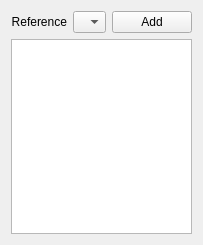
           <widget class="QWidget" name="ref_wdg">
            <property name="geometry">
             <rect>
              <x>0</x>
              <y>0</y>
              <width>203</width>
              <height>245</height>
             </rect>
            </property>
            <attribute name="label">
             <string>Reference - None</string>
            </attribute>
            <layout class="QGridLayout" name="gridLayout_11">
             <item row="0" column="0">
              <layout class="QGridLayout" name="ref_grid_lyt" columnstretch="0,1,0">
               <property name="sizeConstraint">
                <enum>QLayout::SetMaximumSize</enum>
               </property>
               <item row="0" column="1">
                <widget class="QComboBox" name="ref_cb">
                 <property name="sizePolicy">
                  <sizepolicy hsizetype="Minimum" vsizetype="Fixed">
                   <horstretch>0</horstretch>
                   <verstretch>0</verstretch>
                  </sizepolicy>
                 </property>
                 <property name="sizeAdjustPolicy">
                  <enum>QComboBox::AdjustToMinimumContentsLength</enum>
                 </property>
                </widget>
               </item>
               <item row="0" column="0">
                <widget class="QLabel" name="ref_lbl">
                 <property name="text">
                  <string>Reference</string>
                 </property>
                 <property name="alignment">
                  <set>Qt::AlignRight|Qt::AlignTrailing|Qt::AlignVCenter</set>
                 </property>
                </widget>
               </item>
               <item row="0" column="2">
                <widget class="QPushButton" name="addref_btn">
                 <property name="focusPolicy">
                  <enum>Qt::NoFocus</enum>
                 </property>
                 <property name="text">
                  <string>Add</string>
                 </property>
                </widget>
               </item>
               <item row="1" column="0" colspan="3">
                <widget class="QListWidget" name="ref_lw">
                 <property name="sizePolicy">
                  <sizepolicy hsizetype="Expanding" vsizetype="MinimumExpanding">
                   <horstretch>0</horstretch>
                   <verstretch>0</verstretch>
                  </sizepolicy>
                 </property>
                </widget>
               </item>
              </layout>
             </item>
            </layout>
           </widget>
